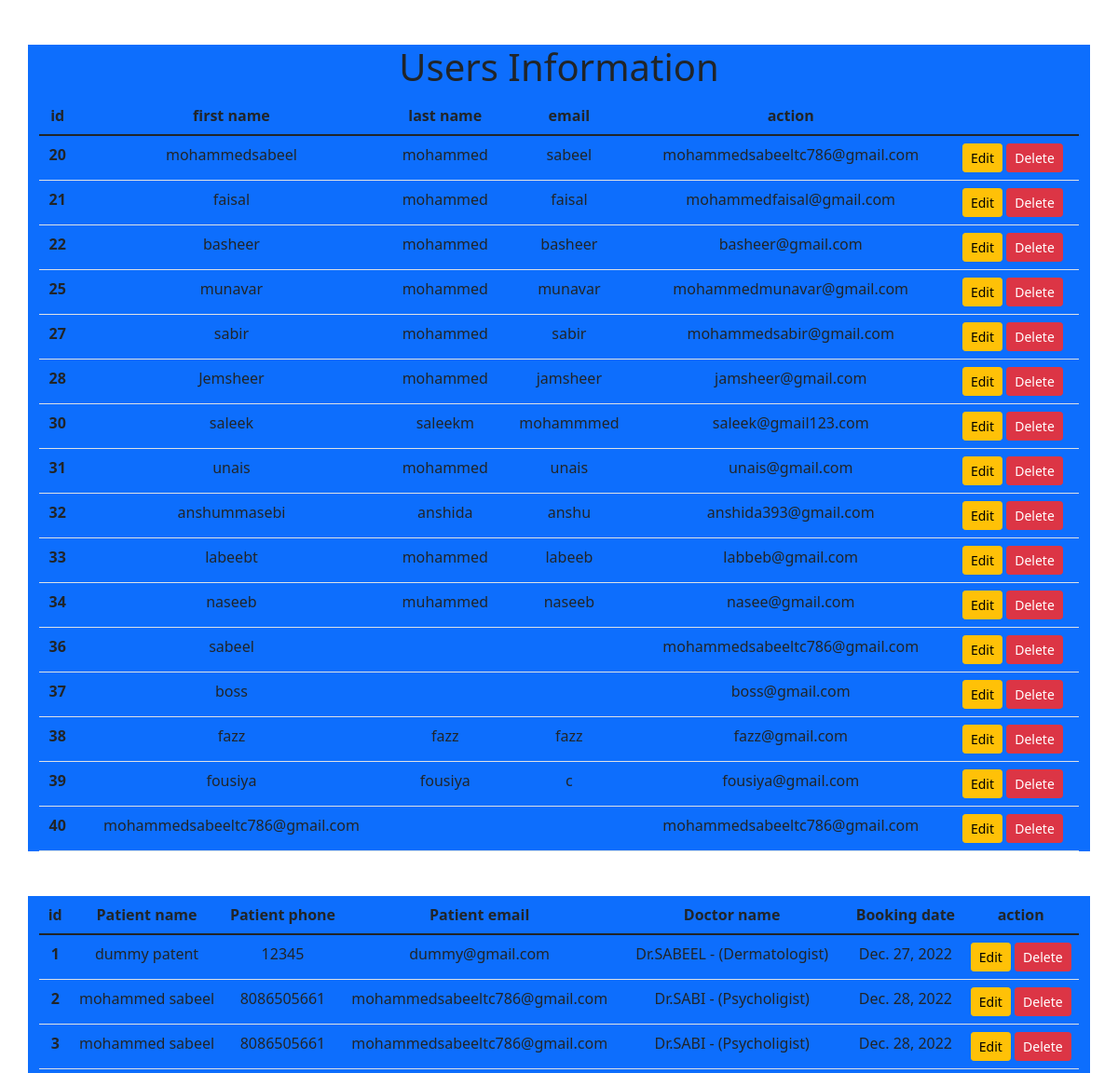
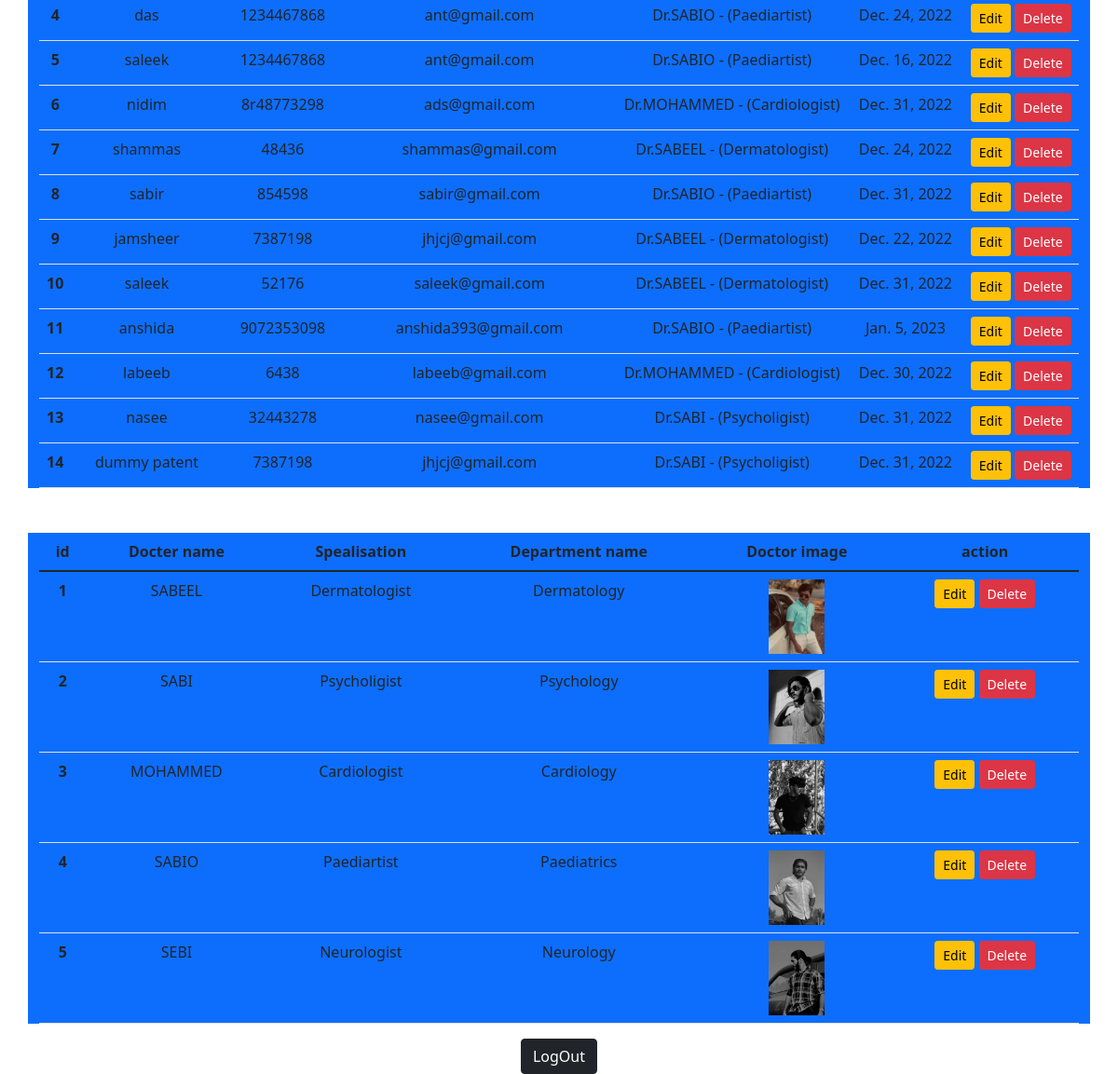
/adminpanel/adminhome/ (signed in), run on the app's committed database (2 pictures, top to bottom).
### home/models.py (models this page shows)
class Booking(models.Model):
    p_name = models.CharField(max_length=255)
    p_phone = models.CharField(max_length=10)
    p_email = models.EmailField()
    doc_name = models.ForeignKey(Docters,on_delete=models.CASCADE)
    booking_date = models.DateField()
    booked_on = models.DateField(auto_now=True)

class Docters(models.Model):
    doc_name = models.CharField(max_length=255)
    doc_spec = models.CharField(max_length=255)
    dep_name = models.ForeignKey(Departments, on_delete=models.CASCADE)
    doc_image = models.ImageField(upload_to='docters')
    def __str__(self):
        return 'Dr.'+ self.doc_name +' - (' + self.doc_spec + ')'

class Departments(models.Model):
    dep_name = models.CharField(max_length=100)
    dep_description = models.TextField()
    def __str__(self):
        return self.dep_name

### adminpanel/views.py (the view)
# urls.py: path('adminhome/', views.adminhome,name='adminhome'),
def adminhome(request):
    if 'username' in request.session:
        seb = User.objects.all()
        booking = Booking.objects.all()
        docters = Docters.objects.all()
        dict_obj ={
        'seb':seb ,
        'booking':booking,
        'docters':docters
        }
        return render(request,'adminhome.html',dict_obj)
    else:
        return redirect('login')
    """seb = User.objects.all()
    dict_obj ={
        'seb':seb
     }"""
    return render (request,'adminhome.html',dict_obj)

### templates/adminhome.html (shortened to what this page needs)
{% load static %}
<!DOCTYPE html>
<html>
    <head>
        <link rel="stylesheet"
        href=" https://cdn.jsdelivr.net/npm/bootstrap@5.1.3/dist/css/bootstrap.min.css ">
      <link rel="stylesheet"
        href="https://use.fontawesome.com/releases/v5.2.0/css/all.css">
        <link rel="stylesheet" href="">
    </head>
    <body style="overflow-x:hidden;">
        <div class= " container text-center bg-primary mt-5">
        <h1 class="text-center mt-3">Users Information</h1>
            {% if seb %}
         <table class="table">
            <thead>
              <tr>
                <th scope="col">id</th>
                <th scope="col">first name</th>
                <th scope="col">last name</th>
                <th scope="col">email</th>
                <th scope="col">action</th>
              </tr>
            </thead>
            <tbody>
                {% for i in seb%}
              <tr>
                <th scope="row">{{i.id}}</th>
                <td>{{i.username}}</td>
                <td>{{i.first_name}}</td>
                <td>{{i.last_name}}</td>
                <td>{{i.email}}</td>
                <td>
                    <a href="{% url 'updatedata' i.id %}" class="btn btn-warning btn-sm">Edit</a>
                    <form  class="d-inline" action ="{% url 'deletedata' i.id %}" method="post">
                        <input type = "submit"  class = "btn btn-danger btn-sm" value = "Delete">
                    </form>
                </td>
              </tr>
              {% endfor %}
            </tbody>
          </table>
          {% else %}
          <h4 class= "text-center">No records</h4>
          {% endif %}
        </div>
        <div class= " container text-center bg-primary mt-5">
          {% if booking %}
       <table class="table">
          <thead>
            <tr>
              <th scope="col">id</th>
              <th scope="col">Patient name</th>
              <th scope="col">Patient phone</th>
              <th scope="col">Patient email</th>
              <th scope="col">Doctor name</th>
              <th scope="col">Booking date</th>
              <th scope="col">action</th>
            </tr>
          </thead>
          <tbody>
              {% for i in booking%}
            <tr>
              <th scope="row">{{i.id}}</th>
              <td>{{i.p_name}}</td>
              <td>{{i.p_phone}}</td>
              <td>{{i.p_email}}</td>
              <td>{{i.doc_name}}</td>
              <td>{{i.booking_date}}</td>
              <td>
                  <a href="{% url 'updatedata' i.id %}" class="btn btn-warning btn-sm">Edit</a>
                  <form  class="d-inline" action ="{%url 'deletedata' i.id %}" method="post">
                      <input type = "submit"  class = "btn btn-danger btn-sm" value = "Delete">
                  </form>
              </td>
            </tr>
            {% endfor %}
          </tbody>
        </table>
        {% else %}
        <h4 class= "text-center">No records</h4>
        {% endif %}
      </div>
      <div class= " container text-center bg-primary mt-5">
        {% if docters %}
     <table class="table">
        <thead>
          <tr>
            <th scope="col">id</th>
            <th scope="col">Docter name</th>
            <th scope="col">Spealisation</th>
            <th scope="col">Department name</th>
            <th scope="col">Doctor image</th>
            <th scope="col">action</th>
          </tr>
        </thead>
        <tbody>
            {% for i in docters%}
          <tr>
            <th scope="row">{{i.id}}</th>
            <td>{{i.doc_name}}</td>
            <td>{{i.doc_spec}}</td>
            <td>{{i.dep_name}}</td>
            <td><img src="{{i.doc_image.url}}" height="80px"></td>
            <td>
                <a href="{% url 'updatedata' i.id %}" class="btn btn-warning btn-sm">Edit</a>
                <form  class="d-inline" action ="{%url 'deletedata' i.id %}" method="post">
                    <input type = "submit"  class = "btn btn-danger btn-sm" value = "Delete">
                </form>
            </td>
          </tr>
          {% endfor %}
        </tbody>
      </table>
      {% else %}
      <h4 class= "text-center">No records</h4>
      {% endif %}
    </div>
        <div class = "text-center">
        <a class="btn btn-dark btn-md text-center" href="{% url 'adminlogout' %}">LogOut</a>
        </div>
    </body>
</html>

### data on the page
Booking: id "1", p_name "dummy patent", p_phone "12345", p_email "dummy@gmail.com", doc_name "Dr.SABEEL - (Dermatologist)", booking_date "Dec. 27, 2022"
Booking: id "2", p_name "mohammed sabeel", p_phone "8086505661", p_email "mohammedsabeeltc786@gmail.com", doc_name "Dr.SABI - (Psycholigist)", booking_date "Dec. 28, 2022"
Booking: id "3", p_name "mohammed sabeel", p_phone "8086505661", p_email "mohammedsabeeltc786@gmail.com", doc_name "Dr.SABI - (Psycholigist)", booking_date "Dec. 28, 2022"
Booking: id "4", p_name "das", p_phone "1234467868", p_email "ant@gmail.com", doc_name "Dr.SABIO - (Paediartist)", booking_date "Dec. 24, 2022"
Booking: id "5", p_name "saleek", p_phone "1234467868", p_email "ant@gmail.com", doc_name "Dr.SABIO - (Paediartist)", booking_date "Dec. 16, 2022"
Booking: id "6", p_name "nidim", p_phone "8r48773298", p_email "ads@gmail.com", doc_name "Dr.MOHAMMED - (Cardiologist)", booking_date "Dec. 31, 2022"
Booking: id "7", p_name "shammas", p_phone "48436", p_email "shammas@gmail.com", doc_name "Dr.SABEEL - (Dermatologist)", booking_date "Dec. 24, 2022"
Booking: id "8", p_name "sabir", p_phone "854598", p_email "sabir@gmail.com", doc_name "Dr.SABIO - (Paediartist)", booking_date "Dec. 31, 2022"
Booking: id "9", p_name "jamsheer", p_phone "7387198", p_email "jhjcj@gmail.com", doc_name "Dr.SABEEL - (Dermatologist)", booking_date "Dec. 22, 2022"
Booking: id "10", p_name "saleek", p_phone "52176", p_email "saleek@gmail.com", doc_name "Dr.SABEEL - (Dermatologist)", booking_date "Dec. 31, 2022"
Booking: id "11", p_name "anshida", p_phone "9072353098", p_email "anshida393@gmail.com", doc_name "Dr.SABIO - (Paediartist)", booking_date "Jan. 5, 2023"
Booking: id "12", p_name "labeeb", p_phone "6438", p_email "labeeb@gmail.com", doc_name "Dr.MOHAMMED - (Cardiologist)", booking_date "Dec. 30, 2022"
Booking: id "13", p_name "nasee", p_phone "32443278", p_email "nasee@gmail.com", doc_name "Dr.SABI - (Psycholigist)", booking_date "Dec. 31, 2022"
Booking: id "14", p_name "dummy patent", p_phone "7387198", p_email "jhjcj@gmail.com", doc_name "Dr.SABI - (Psycholigist)", booking_date "Dec. 31, 2022"
Docters: id "1", doc_name "SABEEL", doc_spec "Dermatologist", dep_name "Dermatology", doc_image (picture)
Docters: id "2", doc_name "SABI", doc_spec "Psycholigist", dep_name "Psychology", doc_image (picture)
Docters: id "3", doc_name "MOHAMMED", doc_spec "Cardiologist", dep_name "Cardiology", doc_image (picture)
Docters: id "4", doc_name "SABIO", doc_spec "Paediartist", dep_name "Paediatrics", doc_image (picture)
Docters: id "5", doc_name "SEBI", doc_spec "Neurologist", dep_name "Neurology", doc_image (picture)

### other printed values
{{ i.id }} "20"
{{ i.username }} "mohammedsabeel"
{{ i.first_name }} "mohammed"
{{ i.last_name }} "sabeel"
{{ i.email }} "mohammedsabeeltc786@gmail.com"
{{ i.id }} "21"
{{ i.username }} "faisal"
{{ i.last_name }} "faisal"
{{ i.email }} "mohammedfaisal@gmail.com"
{{ i.id }} "22"
{{ i.username }} "basheer"
{{ i.last_name }} "basheer"
{{ i.email }} "basheer@gmail.com"
{{ i.id }} "25"
{{ i.username }} "munavar"
